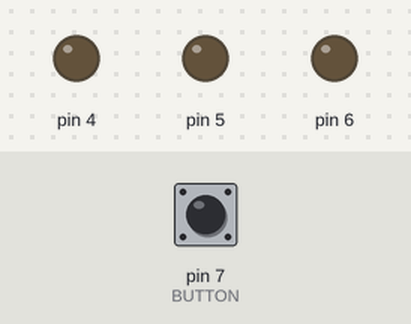
This sketch was run on a simulated Arduino Uno, built with avr-gcc and run on an emulated ATmega328P. Parts: output pins drawn as LEDs (lit = HIGH). Dashed ring = blinking. The inputs (shaded band) are chosen by the test bench; at power-on: pin 7 (BUTTON) HIGH. What the sketch prints to the serial monitor is not drawn.

Above: at 1.2 s.
1.3 s: pin 7 (BUTTON) pulled LOW for 0.15 s
At 3.9 s:
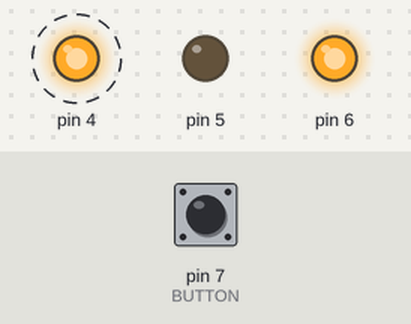
4.4 s: pin 7 (BUTTON) pulled LOW for 1 s
At 5.8 s:
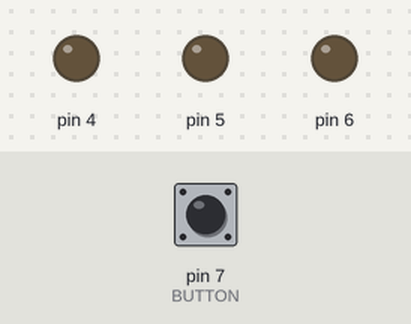
6.9 s: pin 7 (BUTTON) pulled LOW for 0.15 s
At 7.7 s:
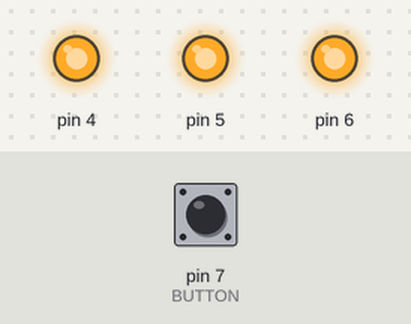
10.0 s: pin 7 (BUTTON) pulled LOW for 3.2 s
At 13.7 s:
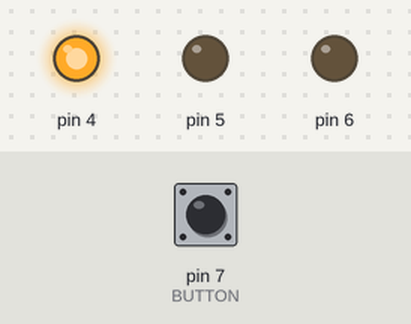
14.7 s: pin 7 (BUTTON) pulled LOW for 1 s
At 17.9 s:
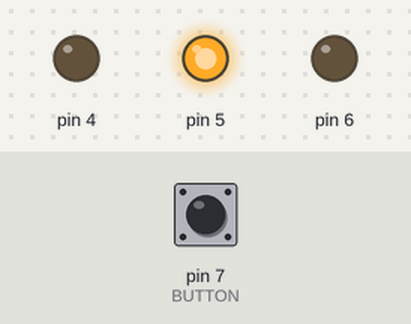
Timing chart, 0 to 19.7 s (numbered marks = the images above; inputs shaded):
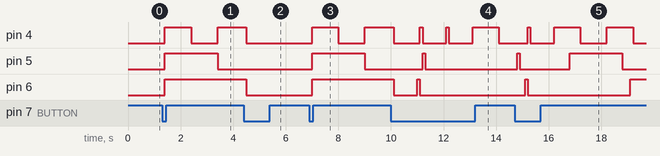

Measured:
- after the input at 1.3 s, pin 4: LOW → HIGH after 0.10 s, → LOW 1.0 s later, → HIGH 1.0 s later; pin 5: LOW → HIGH after 0.10 s, → LOW 2.0 s later; pin 6: LOW → HIGH after 0.10 s
- after the input at 4.4 s, pin 5: stays LOW (without the input it goes to HIGH after 1.0 s); pin 6: HIGH → LOW after 0.10 s instead of 1.0 s
- after the input at 6.9 s, pin 4: LOW → HIGH after 0.10 s, → LOW 1.0 s later, → HIGH 1.0 s later; pin 5: LOW → HIGH after 0.10 s, → LOW 2.0 s later; pin 6: LOW → HIGH after 0.10 s
- after the input at 10.0 s, pin 6: HIGH → LOW after 0.10 s instead of 1.0 s
- after the input at 14.7 s, pin 5: LOW → HIGH after 0.10 s, → LOW 0.10 s later, → HIGH 1.9 s later, → LOW 2.0 s later; pin 6: LOW → HIGH after 0.40 s, → LOW 0.10 s later, → HIGH 3.9 s later

The sketch:

LEDS.ino
```cpp
#define BUTTON 7

// timer freqs in micro seconds
// 1hz -> 1000000
// 0.5hz -> 2000000
// 0.25hz -> 4000000

int buttonCount = 0;

class tmrMicros {
  private:
  unsigned long nextChangeTime;
  unsigned long timeOn_;
  boolean overFlow;
  public:
  void tmrSet(unsigned long timeOn) {
    timeOn_ = timeOn;
    unsigned long currentTime = micros();
    nextChangeTime = currentTime + timeOn;
    // if (nextChangeTime > currentTime)
    // overFlow = false;
    // else overFlow = true; }
  }
  boolean tmrActive() {
    unsigned long currentTime = micros();
    boolean val = false;
    if (! overFlow) {
      if (currentTime < nextChangeTime) {
        val = true;
      }
    }
    else if ((currentTime + timeOn_) < (nextChangeTime + timeOn_)){
      val = true;
    }
  return val;
  }
};

// create timer objects
tmrMicros tmr1;
tmrMicros tmr2;
tmrMicros tmr3;

void setup() {
  pinMode(BUTTON, INPUT_PULLUP);
  pinMode(4, OUTPUT);
  pinMode(5, OUTPUT);
  pinMode(6, OUTPUT);
  digitalWrite(4, LOW);
  digitalWrite(5, LOW);
  digitalWrite(6, LOW);

  Serial.begin(9600);
}

void loop() {
  if(!digitalRead(BUTTON)){
    delay(100);
    if(!digitalRead(BUTTON)){
      buttonCount += 1;
    }
  }
  Serial.println(buttonCount);
  if(buttonCount == 1){   // All LEDS
    if (! tmr1.tmrActive()){    //BLUE
      digitalWrite(4, ! digitalRead(4));
      tmr1.tmrSet(1000000);
    }
    if (! tmr2.tmrActive()){    // RED
      digitalWrite(5, ! digitalRead(5));
      tmr2.tmrSet(2000000);
    }
    if (! tmr3.tmrActive()){ // GREEN
      digitalWrite(6, ! digitalRead(6));
      tmr3.tmrSet(4000000);
    }
  }
  if(buttonCount == 2){   // LED 1 only (blue)
    if (! tmr1.tmrActive()){
      digitalWrite(4, ! digitalRead(4));
      tmr1.tmrSet(1000000);
    }
    digitalWrite(5, LOW);
    digitalWrite(6, LOW);
  }
  if(buttonCount == 3){   // LED 2 only (red)
    if (! tmr2.tmrActive()){
      digitalWrite(5, ! digitalRead(5));
      tmr2.tmrSet(2000000);
    }
    digitalWrite(4, LOW);
    digitalWrite(6, LOW);
  }
  if(buttonCount == 4){   // LED 3 only (green)
    if (! tmr3.tmrActive()){
      digitalWrite(6, ! digitalRead(6));
      tmr3.tmrSet(4000000);
    }
    digitalWrite(4, LOW);
    digitalWrite(5, LOW);
  }
  if(buttonCount == 5){   // LEDS OFF reset counter
    digitalWrite(4, LOW);
    digitalWrite(5, LOW);
    digitalWrite(6, LOW);
    buttonCount = 0;
  }
}
```
